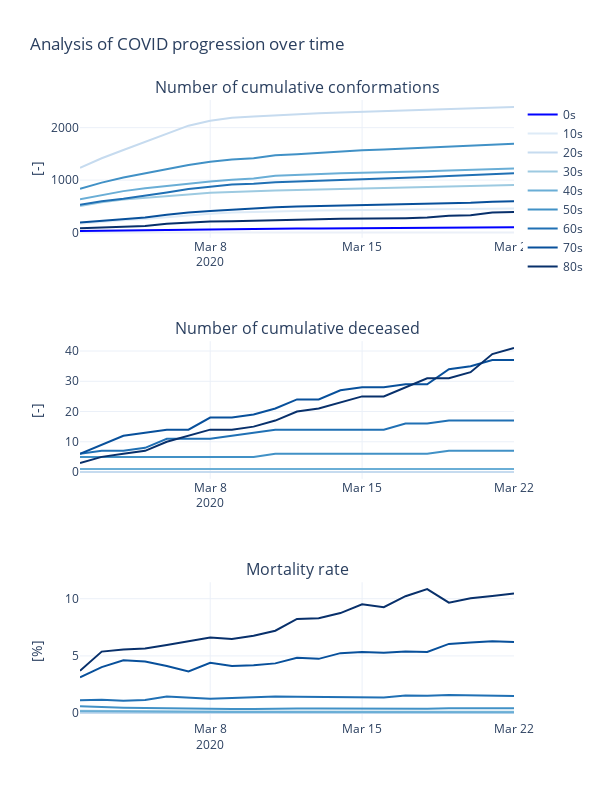

The cell this chart's notebook holds for it:
### Markdown cell above
## Let's start with the acutal analysis
Lets try to get an understanding about the progession of virus. Therefore we take a look at the "TimeAge" data and try to find out who is affected in risk and possible in danger. Therefore we are going to look at the overall numbers and cumulative numbers of conformations and deceased and calculate the motaility rate. We are going to use [plotly](https://plotly.com/) for this, a fantastic, ease to use library that allows for interaktive plots.

### Code cell
df=df_dict['TimeAge']
fig = make_subplots(rows=3, cols=1, subplot_titles=("Number of cumulative conformations", "Number of cumulative deceased", "Mortality rate"))
colors=plt.cm.Blues(np.linspace(0, 1, len(df['age'].unique())))

for i, age in enumerate(df['age'].unique()):
    plt_df=df[df['age']==age]
    x=plt_df['date'].values
    y_conf=plt_df['confirmed'].values
    
    y_des=plt_df['deceased'].values

    #decease rate
    y_des_rate=y_des/y_conf*100

    color=f"rgba({colors[i][0]},{colors[i][1]},{colors[i][2]},{colors[i][3]})"
    
    
    fig.add_trace(go.Scatter(x=x, y=y_conf, name=age, line=dict(color=color)), row=1, col=1)
    fig.add_trace(go.Scatter(x=x, y=y_des, name=age, line=dict(color=color), showlegend=False), row=2, col=1)
    fig.add_trace(go.Scatter(x=x, y=y_des_rate, name=f"{age} cumulative", line=dict(color=color), showlegend=False), row=3, col=1)

fig.update_yaxes(title_text="[-]", row=1, col=1)
fig.update_yaxes(title_text="[-]", row=2, col=1)
fig.update_yaxes(title_text="[%]", row=3, col=1)
fig.update_layout(height=800,
                  width=600,
                  title_text="Analysis of COVID progression over time",
                  template="plotly_white")
fig.show()
